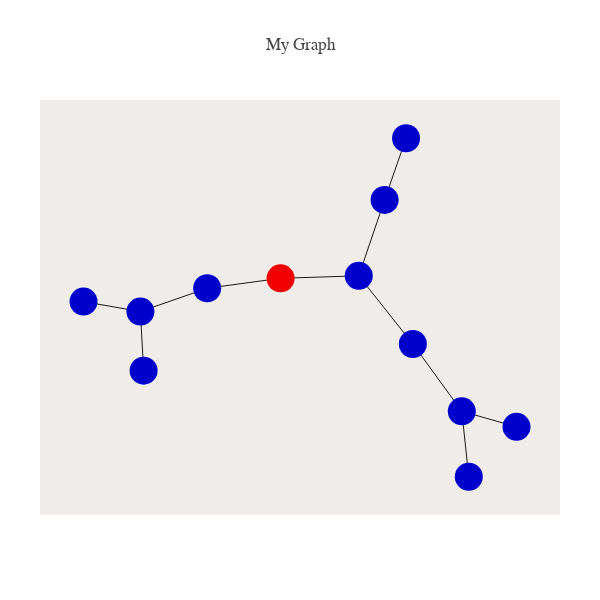

The notebook cell saved with this chart:
### Code cell
k= 5
Theta= 2.04

sim_keys, leaves, edges= SimIII(k= k, Theta= Theta)

node_list= list(sim_keys.keys())
plot_phyl_net([],leaves,node_list,edges,
              nodes_as_seqs= nodes_as_seqs,root= root)

### Figure 1 — Plotly figure (JSON) as saved in the notebook; plotly's stock layout.template omitted (floating-point values rounded to 4 significant figures)
{"data": [{"hoverinfo": "none", "line": {"color": "rgb(25,25,25)", "width": 1}, "mode": "lines", "type": "scatter", "uid": "c5ad6aa7-bd96-4941-9f80-ae0d5e29f0f2", "x": [0.8151, 0.5858, null, 0.6151, 0.5858, null, 0.3521, 0.2622, null, -0.748, -0.7614, null, -1, -0.7614, null, -0.7614, -0.4816, null, 0.5858, 0.3805, null, 0.1539, -0.1739, null, 0.1539, 0.3805, null, 0.1539, 0.2622, null, -0.1739, -0.4816, null], "y": [-0.3829, -0.3279, null, -0.5595, -0.3279, null, 0.6381, 0.42, null, -0.1843, 0.02496, null, 0.06015, 0.02496, null, 0.02496, 0.1074, null, -0.3279, -0.08982, null, 0.1513, 0.1427, null, 0.1513, -0.08982, null, 0.1513, 0.42, null, 0.1427, 0.1074, null]}, {"hoverinfo": "text", "marker": {"color": ["rgb(0,0,205)", "rgb(0,0,205)", "rgb(0,0,205)", "rgb(0,0,205)", "rgb(0,0,205)", "rgb(0,0,205)", "rgb(0,0,205)", "rgb(0,0,205)", "rgb(240,0,0)", "rgb(0,0,205)", "rgb(0,0,205)", "rgb(0,0,205)"], "size": 28}, "mode": "markers", "text": ["0", "1", "2", "3", "4", "t: 0.097", "t: 0.267", "t: 0.734", "root: t: 1.656", "mut t: 0.521", "mut t: 0.348", "mut t: 1.44"], "type": "scatter", "uid": "38ba264f-ca90-471c-9f95-b2e6e06cea90", "x": [0.8151, 0.6151, 0.3521, -0.748, -1, -0.7614, 0.5858, 0.1539, -0.1739, 0.3805, 0.2622, -0.4816], "y": [-0.3829, -0.5595, 0.6381, -0.1843, 0.06015, 0.02496, -0.3279, 0.1513, 0.1427, -0.08982, 0.42, 0.1074]}], "layout": {"autosize": false, "font": {"family": "Balto"}, "height": 600, "hovermode": "closest", "margin": {"b": 85, "l": 40, "pad": 0, "r": 40, "t": 100}, "plot_bgcolor": "#efecea", "showlegend": false, "title": {"text": "My Graph"}, "width": 600, "xaxis": {"showgrid": false, "showline": false, "showticklabels": false, "title": {"text": ""}, "zeroline": false}, "yaxis": {"showgrid": false, "showline": false, "showticklabels": false, "title": {"text": ""}, "zeroline": false}}}
